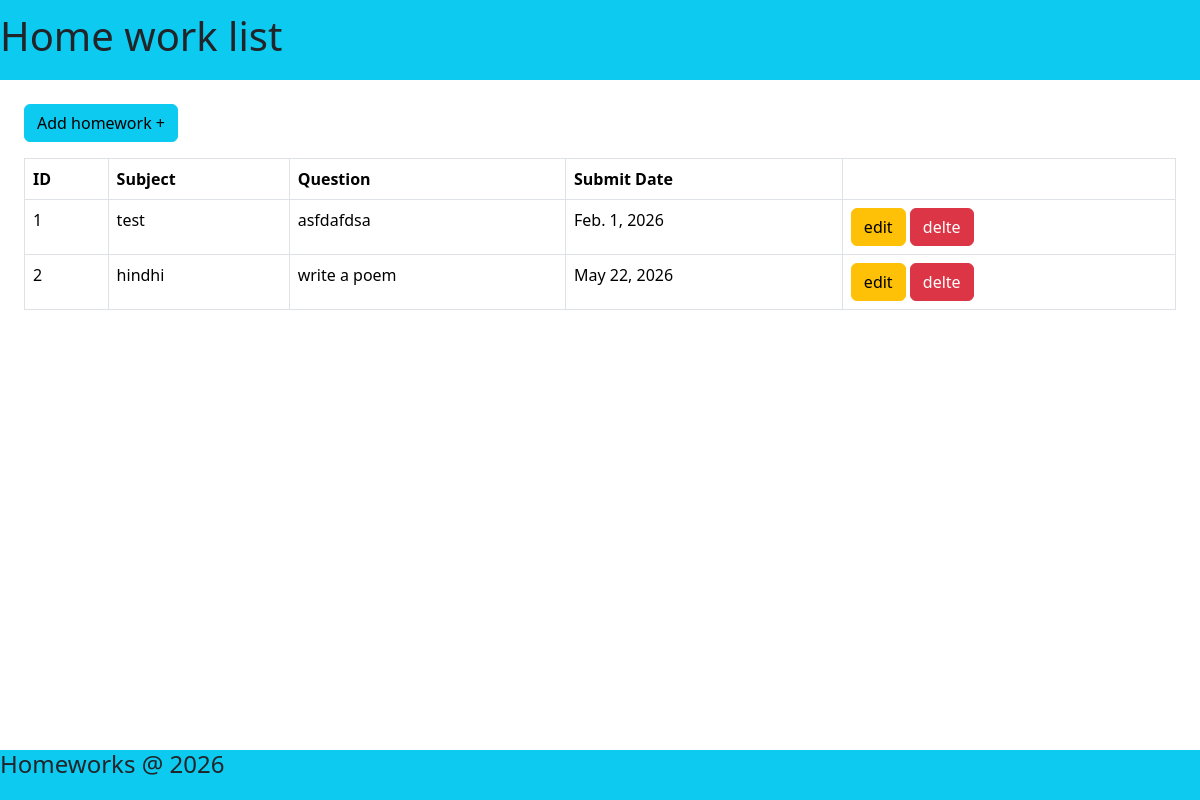
The page /viwworks on the database its author committed.
### teacher/models.py (models this page shows)
class HomeWork(models.Model):
    subject = models.CharField(max_length=100)
    question = models.CharField(max_length=300)
    submit_date = models.DateField()

### teacher/views.py (the view)
# urls.py: path('viwworks',HomeworkListView.as_view(),name="viewworks"),
class HomeworkListView(View):
    def get(self,req):
        data =HomeWork.objects.all()
        return render(req,"homeworklist.html",{'data':data})

### teacher/templates/homeworklist.html (shortened to what this page needs)
<!doctype html>
<html lang="en" data-bs-theme="light">
<head>
    <link href="https://cdn.jsdelivr.net/npm/bootstrap@5.3.8/dist/css/bootstrap.min.css" rel="stylesheet"
 />
</head>
<body>
    <header class="d-flex align-items-center bg-info" style="height: 80px;">
        <h1>Home work list</h1>
    </header>
    <div class="p-4">
        <a href="{% url 'addhworks' %}" class="btn btn-info mb-3">Add homework +</a>
        <table class="table table-bordered ">
            <thead>
                <tr>
                    <th>ID</th>
                    <th>Subject</th>
                    <th>Question</th>
                    <th>Submit Date</th>
                    <th></th>
                </tr>
            </thead>
            <tbody>
                {% for i in data %}
                <tr>
                    <td>{{i.id}}</td>
                    <td> {{i.subject}}</td>
                    <td>{{i.question}}</td>
                    <td>{{i.submit_date}}</td>
                    <td>
                        <a class="btn btn-warning" href="">edit</a>
                        <a class="btn btn-danger" href="">delte</a>
                    </td>
                </tr>
                {% endfor %}
            </tbody>
        </table>
    </div>
    <footer class="d-flex text-center bg-info fixed-bottom" style="height: 50px">
        <h4>Homeworks @ 2026</h4>
    </footer>
</body>
</html>

### rows shown on the page
HomeWork: id "1", subject "test", question "asfdafdsa", submit_date "Feb. 1, 2026"
HomeWork: id "2", subject "hindhi", question "write a poem", submit_date "May 22, 2026"
